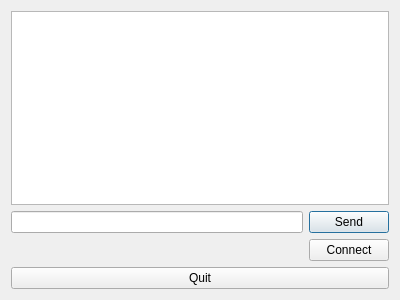
<?xml version="1.0" encoding="UTF-8"?>
<ui version="4.0">
 <class>Chat</class>
 <widget class="QDialog" name="Chat">
  <property name="geometry">
   <rect>
    <x>0</x>
    <y>0</y>
    <width>400</width>
    <height>300</height>
   </rect>
  </property>
  <property name="windowTitle">
   <string>Bluetooth Chat</string>
  </property>
  <layout class="QVBoxLayout" name="verticalLayout">
   <item>
    <widget class="QTextEdit" name="chat">
     <property name="focusPolicy">
      <enum>Qt::NoFocus</enum>
     </property>
    </widget>
   </item>
   <item>
    <layout class="QHBoxLayout" name="horizontalLayout">
     <item>
      <widget class="QLineEdit" name="sendText"/>
     </item>
     <item>
      <widget class="QPushButton" name="sendButton">
       <property name="text">
        <string>Send</string>
       </property>
       <property name="default">
        <bool>true</bool>
       </property>
      </widget>
     </item>
    </layout>
   </item>
   <item>
    <layout class="QHBoxLayout" name="horizontalLayout_2">
     <item>
      <spacer name="horizontalSpacer">
       <property name="orientation">
        <enum>Qt::Horizontal</enum>
       </property>
       <property name="sizeHint" stdset="0">
        <size>
         <width>40</width>
         <height>20</height>
        </size>
       </property>
      </spacer>
     </item>
     <item>
      <widget class="QPushButton" name="connectButton">
       <property name="text">
        <string>Connect</string>
       </property>
      </widget>
     </item>
    </layout>
   </item>
   <item>
    <widget class="QPushButton" name="quitButton">
     <property name="text">
      <string>Quit</string>
     </property>
    </widget>
   </item>
  </layout>
 </widget>
 <resources/>
 <connections/>
</ui>
